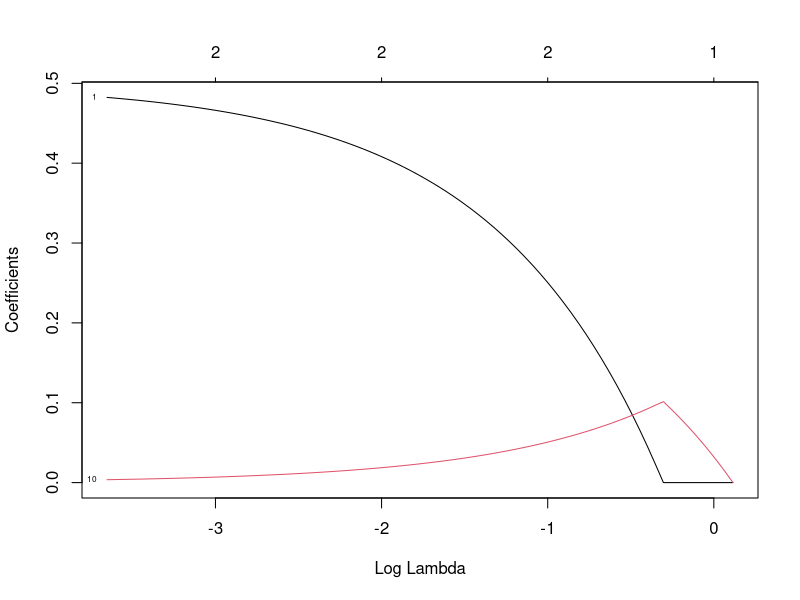

Write the R code that produced this figure.
## ---- chunk 1
knitr::opts_chunk$set(echo = TRUE)
knitr::opts_chunk$set(warning = FALSE, message = FALSE)
# install.packages("glmnet") #if necessary
library(glmnet) 
library(tidyverse)
library(knitr)
library(pracma)
## ---- chunk 2
set.seed(97) 
# Generate a matrix of predictors X
# with 3 rows, 10 columns, and i.i.d. normal entries
R = 3
C = 10
X <- matrix(rnorm(R*C,mean=0,sd=1), nrow= R, ncol = C)
dim(X)

# Create a sparse coefficient vector beta
# with only 1 or 2 nonzero entries
total = 10
n = 1
beta <- rep(c(0.5, 0), times = c(n,total-n)) 

# Compute outcome y from the noise-free linear model
# Linear model has no intercept
y <- X%*%beta

## ---- chunk 3
S <- svd(X)

V <- S$v
D_inv <- inv(diag(S$d))
U_t <- t(S$u)

X_pseudoinv <- V %*% D_inv %*% U_t
X_pseudoinv
## ---- chunk 4
I_right <- X%*%X_pseudoinv
I_right 
  
I_right_round <- round(I_right)
I_right_round 
## ---- chunk 5
beta_svd <- round((X_pseudoinv%*%y),3)
beta_table <- cbind(beta, beta_svd) 
colnames(beta_table) <- c("beta","beta_svd")
beta_table |> kable()
## ---- chunk 6
y_svd <- X %*% beta_svd 
mean((y - y_svd)^2)
## ---- chunk 7
set.seed(98) 
R = 3
C = 10
X_test <- matrix(rnorm(R*C,mean=0,sd=1), nrow= R, ncol = C)
y_test <- X_test%*%beta

mean((y - y_test)^2)
## ---- chunk 8
lambda <- 0.1

lasso_fit <- glmnet(X, y, lambda=lambda,family='gaussian', intercept = F, alpha=1) 
ridge_fit <- glmnet(X, y, lambda=lambda,family='gaussian',intercept = F, alpha=0) 

## ---- chunk 9
# Comparison
beta_lasso <- round((lasso_fit$beta[,1]),3)
beta_ridge <- round((ridge_fit$beta[,1]),3)

betas <- cbind(beta, beta_lasso, beta_ridge, beta_svd)
colnames(betas) <- c("beta", "lasso", "ridge", "svd")
betas |>
  kable()
## ---- chunk 10
set.seed(99) 
R = 3
C = 10
y_test_ridge <- X_test%*%beta_ridge
y_test_lasso <- X_test%*%beta_lasso

mean((y - y_test_ridge)^2)
mean((y - y_test_lasso)^2)
## ---- chunk 11
fit2 <- glmnet(X, y, family='gaussian',intercept = F, alpha=1) 
plot(fit2, xvar = "lambda", label = TRUE)
